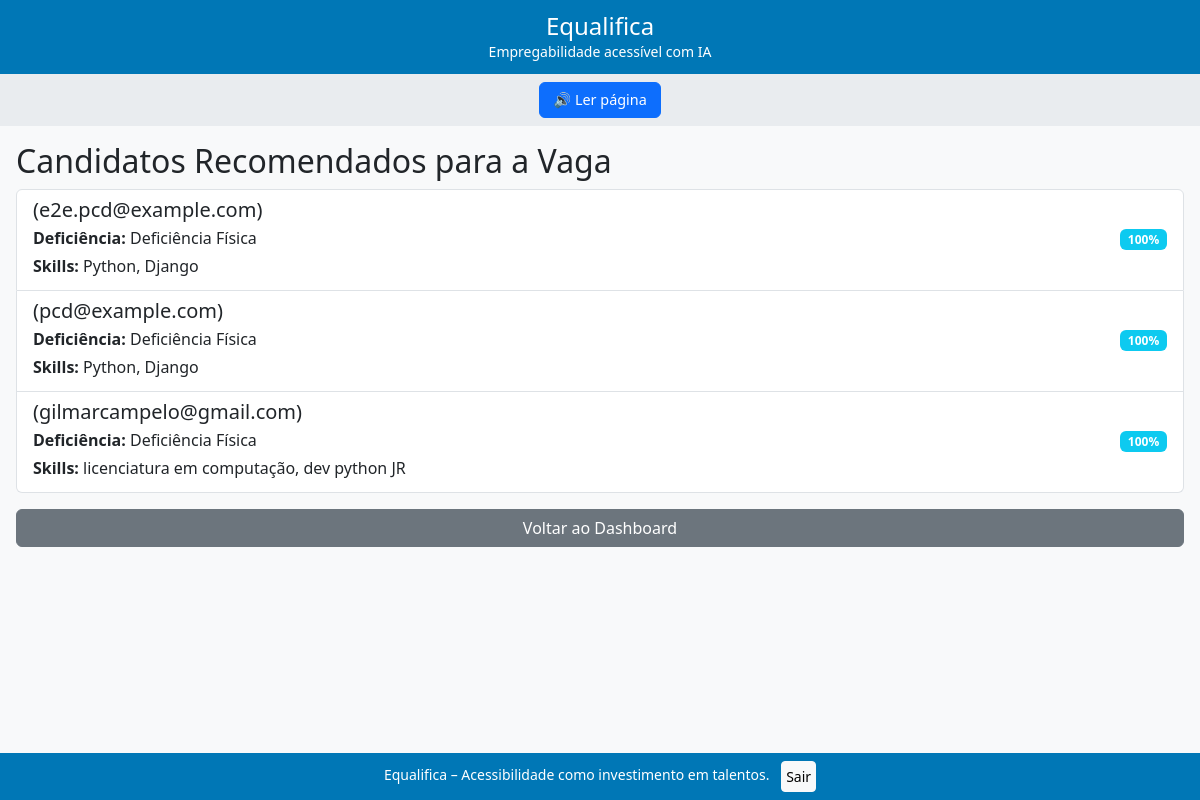
/vagas/vagas/2/candidatos/ (signed in), run on an earlier commit of the app's database.
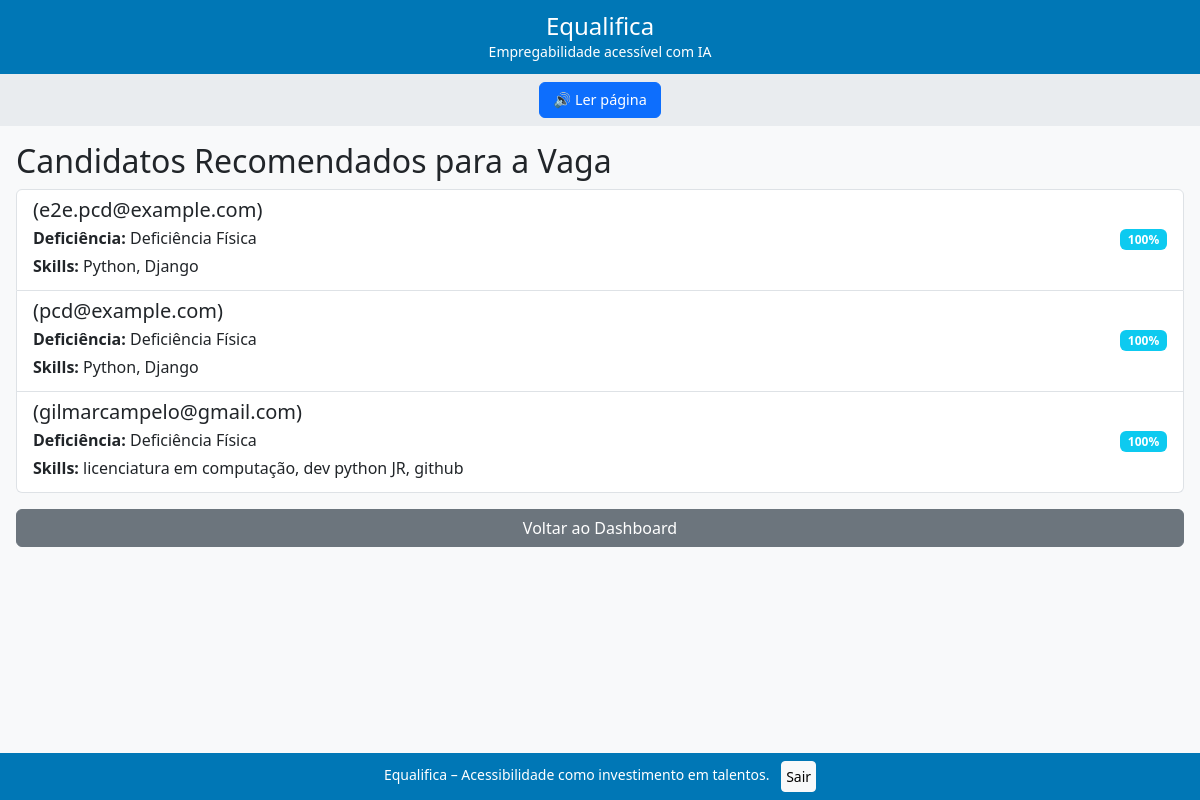
And on a later commit of the database.
### accounts/models.py (models this page shows, shortened)
class User(AbstractUser):
    USER_TYPE_CHOICES = (
        ('pcd', 'Pessoa com Deficiência'),
        ('recruiter', 'Recrutador'),
        ('admin', 'Administrador'),
    )
    email = models.EmailField(unique=True)
    user_type = models.CharField(max_length=20, choices=USER_TYPE_CHOICES, default='pcd')
    groups = models.ManyToManyField(
        'auth.Group',
        related_name='custom_user_set',  # nome único
        blank=True,
        help_text='The groups this user belongs to.',
        verbose_name='groups',
    )
    user_permissions = models.ManyToManyField(
        'auth.Permission',
        related_name='custom_user_set',  # nome único
        blank=True,
        help_text='Specific permissions for this user.',
        verbose_name='user permissions',
    )
    USERNAME_FIELD = 'email'
    REQUIRED_FIELDS = ['username'] #Mantém username por compatibilidade

class PCDProfile(BaseModel):
    DISABILITY_CHOICES = (
        ('visual', 'Deficiência Visual'),
        ('auditiva', 'Deficiência Auditiva'),
        ('fisica', 'Deficiência Física'),
        ('intelectual', 'Deficiência Intelectual'),
        ('multipla', 'Deficiência Múltipla'),
    )
    user = models.OneToOneField(User, on_delete=models.CASCADE, related_name='pcd_profile')
    cpf = models.CharField(max_length=14, unique=True, validators=[validate_cpf, MinLengthValidator(11)],
          help_text="Formato: XXX.XXX.XXX-XX ou XXXXXXXXXXX")
    disability = models.CharField(max_length=20, choices=DISABILITY_CHOICES)
    skills = models.TextField(blank=True, help_text="Liste suas habilidades e competências (Separadas por Vírgula).")
    lgpd_consent = models.BooleanField(default=False, help_text="Concordo com a política de privacidade (LGPD).")
    hard_skills_vetor = models.JSONField(default=list)
    soft_skills_vetor = models.JSONField(default=list)
    acessibilidade_vetor = models.JSONField(default=list)
    experiencia_total = models.IntegerField(default=0)

### recruitment/views.py (the view)
# urls.py: path('vagas/<int:vaga_id>/candidatos/', views.candidatos_recomendados, name='candidatos_recomendados'),
@login_required
def candidatos_recomendados(request, vaga_id):
    if request.user.user_type != 'recruiter':
        return redirect('home')
    vaga = get_object_or_404(Vaga, id=vaga_id, cnpj_empresa=request.user.recruiter_profile.empresa.cnpj)
    from accounts.models import PCDProfile
    pcds = PCDProfile.objects.filter(
        user__is_active=True
    )
    recomendacoes = []
    for pcd in pcds:
        score = calculate_match_score_from_vectors(vaga, pcd)
        if score > 0:
            recomendacoes.append((pcd.user, score))
    recomendacoes.sort(key=lambda x: x[1], reverse=True)
    return render(request, 'recruitment/candidatos_recomendados.html', {
        'vaga': vaga,
        'recomendacoes': recomendacoes[:10]
    })

### recruitment/utils.py (called while the page is built)
def calculate_match_score_from_vectors(vaga, pcd):
    necessidades = set(pcd.acessibilidade_vetor)
    recursos = set(vaga.acessibilidade_vetor)
    if necessidades and not necessidades.issubset(recursos):
        return 0
    req_hard = set(vaga.hard_skills_vetor)
    req_soft = set(vaga.soft_skills_vetor)
    cand_hard = set(pcd.hard_skills_vetor)
    cand_soft = set(pcd.soft_skills_vetor)
    hard_match = len(req_hard & cand_hard) / len(req_hard) if req_hard else 1.0
    soft_match = len(req_soft & cand_soft) / len(req_soft) if req_soft else 1.0
    habilidades_score = (0.7 * hard_match + 0.3 * soft_match) * 70
    return min(100, round(habilidades_score + 30))

### recruitment/templates/recruitment/candidatos_recomendados.html (shortened to what this page needs)
{% extends 'base.html' %}
{% block content %}
<h2>Candidatos Recomendados para a Vaga</h2>
{% if recomendacoes %}
  <div class="list-group">
    {% for user, score in recomendacoes %}
      <div class="list-group-item d-flex justify-content-between align-items-start">
        <div>
          <h5 class="mb-1">{{ user.get_full_name }} ({{ user.email }})</h5>
          {% if user.pcd_profile %}
            <p class="mb-1"><strong>Deficiência:</strong> {{ user.pcd_profile.get_disability_display }}</p>
            <p class="mb-1"><strong>Skills:</strong> {{ user.pcd_profile.skills }}</p>
          {% endif %}
        </div>
        <span class="badge bg-info align-self-center">{{ score }}%</span>
      </div>
    {% endfor %}
  </div>
{% else %}
  <div class="alert alert-warning">Nenhum candidato recomendado para esta vaga no momento.</div>
{% endif %}
<a href="{% url 'recruiter_dashboard' %}" class="btn btn-secondary mt-3">Voltar ao Dashboard</a>
{% endblock %}

What changed in the data, as far as the page shows it:
changed User "gilmarcampelo@gmail.com": pcd_profile.skills "licenciatura em computação, dev python JR" → "licenciatura em computação, dev python JR, github"
